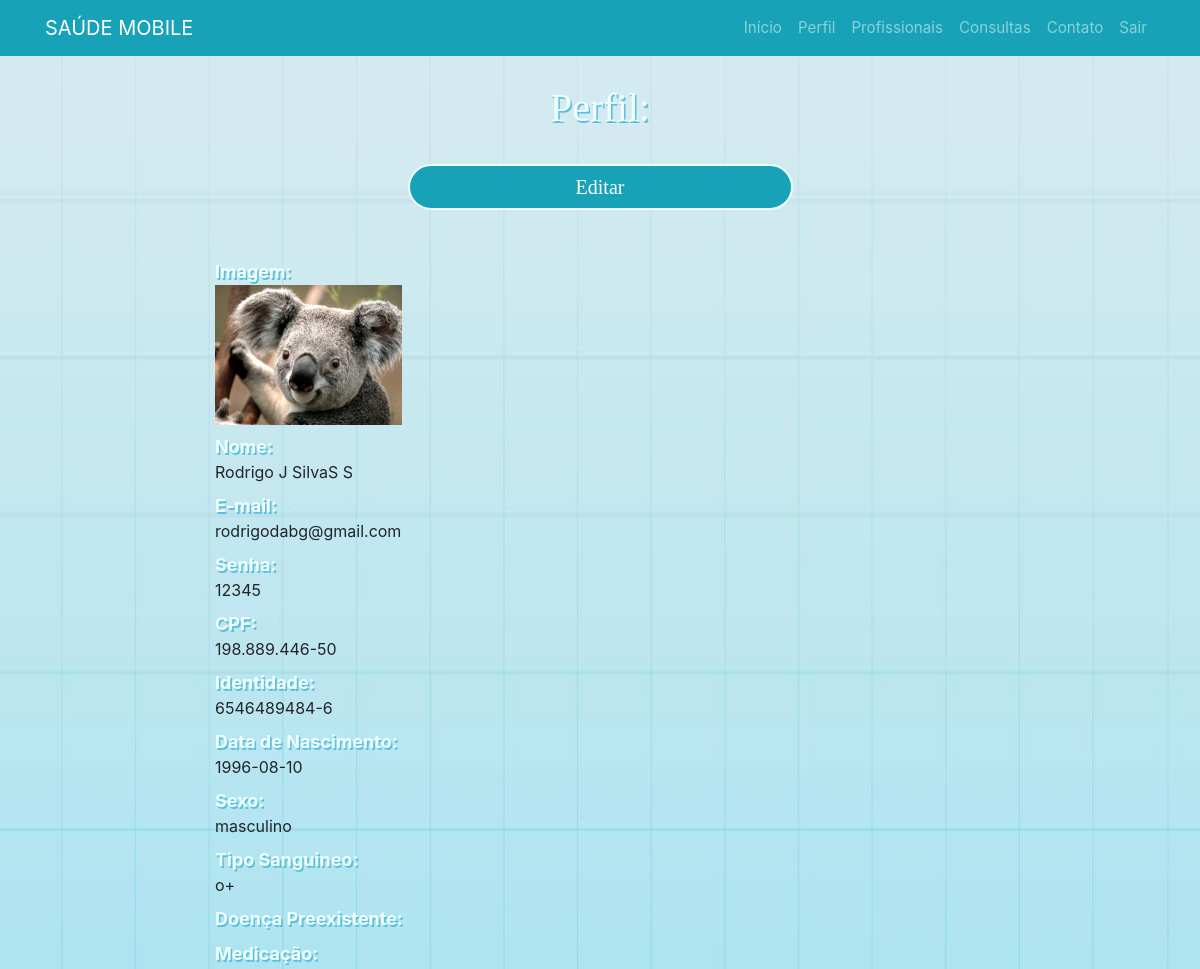
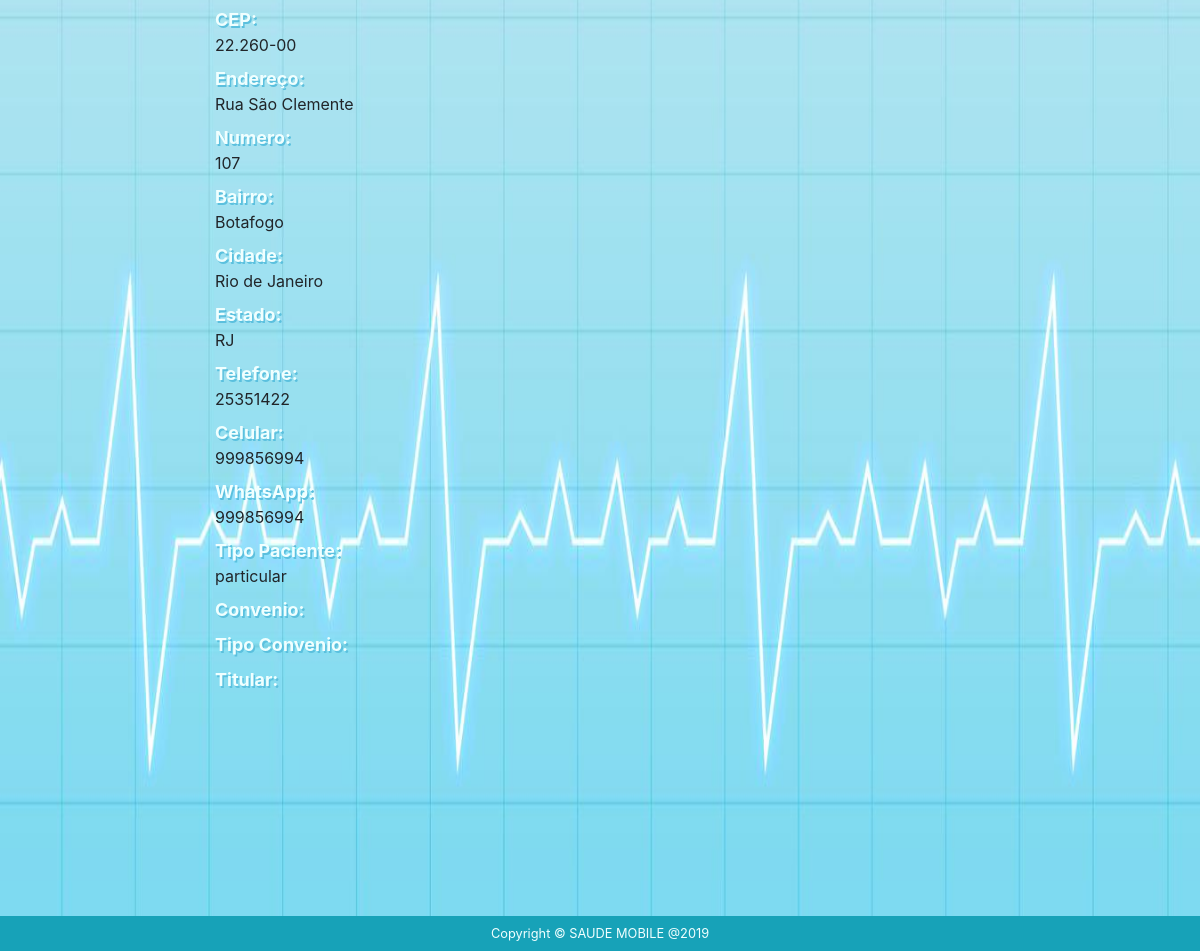
Page /usuario/visualizar-cliente.php (signed in) on the committed database (2 pictures, top to bottom).
### tables this page shows
CREATE TABLE `cliente` (
  `codcliente` int(8) NOT NULL,
  `nome` varchar(100) NOT NULL,
  `email` varchar(100) NOT NULL,
  `senha` varchar(10) NOT NULL,
  `cpf` varchar(15) NOT NULL,
  `identidade` varchar(15) NOT NULL,
  `datadenascimento` date NOT NULL,
  `sexo` varchar(10) NOT NULL,
  `tiposanguineo` varchar(5) NOT NULL,
  `doencapreexistente` varchar(150) DEFAULT NULL,
  `medicacao` varchar(100) DEFAULT NULL,
  `cep` varchar(9) NOT NULL,
  `endereco` varchar(100) NOT NULL,
  `numero` varchar(5) NOT NULL,
  `bairro` varchar(20) NOT NULL,
  `cidade` varchar(20) NOT NULL,
  `estado` varchar(20) NOT NULL,
  `telefone` varchar(13) NOT NULL,
  `celular` varchar(13) DEFAULT NULL,
  `whatsapp` varchar(13) DEFAULT NULL,
  `tipopaciente` varchar(40) NOT NULL,
  `convenio` varchar(40) DEFAULT NULL,
  `tipoconvenio` varchar(40) DEFAULT NULL,
  `titular` varchar(100) DEFAULT NULL,
  `imagem` varchar(250) NOT NULL
);

### usuario/visualizar-cliente.php (the view, shortened to what this page needs)
<?php
	include_once("conexao.php");
	$codcliente = $_SESSION['cliente'];
	$result_cliente= "SELECT * FROM cliente WHERE codcliente = '$codcliente' LIMIT 1";
	$resultado_cliente = mysqli_query($conexao, $result_cliente);
	$row_cliente = mysqli_fetch_assoc($resultado_cliente);
?>
<?php include "header.php" ?>
<body>
<div class="container-fluid perfilcliente">
	<div class="row">
		<div class="col-sm-2"></div>
		<div class="col-sm-8">
			<div class="content-box-large">
				<div class="panel-heading">
					<div class="panel-title">
						<h3>Perfil:</h3>
					</div>
					<div class="panel-options">
						<a href="editar-cliente.php?codcliente=<?php echo $row_cliente['codcliente']; ?>">
						<button type="button" class="btn btn-info">Editar</button>
						</a>
					</div>
					<dl class="dl-horizontal">
						<br><br>
						<dt>Imagem: </dt>
						<dd><?php echo "<td><img src='../fotoscliente/".$row_cliente['imagem']."' height='140'/>";?></dd>
						<dt>Nome: </dt>
						<dd><?php echo $row_cliente['nome']; ?></dd>
						<dt>E-mail: </dt>
						<dd><?php echo $row_cliente['email']; ?></dd>
						<dt>Senha: </dt>
						<dd><?php echo $row_cliente['senha']; ?></dd>
						<dt>CPF: </dt>
						<dd><?php echo $row_cliente['cpf']; ?></dd>
						<dt>Identidade: </dt>
						<dd><?php echo $row_cliente['identidade']; ?></dd>
						<dt>Data de Nascimento: </dt>
						<dd><?php echo $row_cliente['datadenascimento']; ?></dd>
						<dt>Sexo: </dt>
						<dd><?php echo $row_cliente['sexo']; ?></dd>
						<dt>Tipo Sanguineo: </dt>
						<dd><?php echo $row_cliente['tiposanguineo']; ?></dd>
						<dt>Doença Preexistente: </dt>
						<dt>Medicação: </dt>
						<dt>CEP: </dt>
						<dd><?php echo $row_cliente['cep']; ?></dd>
						<dt>Endereço: </dt>
						<dd><?php echo $row_cliente['endereco']; ?></dd>
						<dt>Numero: </dt>
						<dd><?php echo $row_cliente['numero']; ?></dd>
						<dt>Bairro: </dt>
						<dd><?php echo $row_cliente['bairro']; ?></dd>
						<dt>Cidade: </dt>
						<dd><?php echo $row_cliente['cidade']; ?></dd>
						<dt>Estado: </dt>
						<dd><?php echo $row_cliente['estado']; ?></dd>
						<dt>Telefone: </dt>
						<dd><?php echo $row_cliente['telefone']; ?></dd>
						<dt>Celular: </dt>
						<dd><?php echo $row_cliente['celular']; ?></dd>
						<dt>WhatsApp: </dt>
						<dd><?php echo $row_cliente['whatsapp']; ?></dd>
						<dt>Tipo Paciente: </dt>
						<dd><?php echo $row_cliente['tipopaciente']; ?></dd>
						<dt>Convenio: </dt>
						<dt>Tipo Convenio: </dt>
						<dt>Titular: </dt>
					</dl>
				</div>
			</div>
		</div>
		<div class="col-sm-2"></div>
	</div>
</body>
<?php include "../footer.php" ?>

### css/index.css (style rules this page uses)
.col-sm-8, .col-sm-6, .col-sm-3, .col-sm-2 { padding-top: 1.5vh; align-items: center; }
.container-fluid { padding-top: 12vh; width: 100vw; height: 100vh; background-image: url("../img/fundo.jpg"); background-size: 100% 100%; }
.container-fluid.perfilcliente { padding-top: 1vh; width: 100vw; height: 240vh; background-image: url("../img/fundo.jpg"); background-size: 100% 100%; }
.container-fluid h3 { padding-top: 8vh; padding-bottom: 3vh; text-align: center; font-size: 5vh; color: azure; text-shadow: 0.2vh 0.2vh #5bc0de; font-family: 'Crete Round', serif !important; }
.dl-horizontal { align-items: center; display: block; margin-left: auto; margin-right: auto; }
.btn.btn-info { display: block; margin-left: auto; margin-right: auto; width: 50%; height: 100%; border: 0.3vh solid azure; border-radius: 5vh; font-size: 2.5vh; font-family: 'Crete Round', serif !important; }
a { font-size: 95%; }
dt { color: azure; font-size: 2.25vh; text-shadow: 0.2vh 0.2vh #5bc0de; }

### rows in the picture
cliente: imagem (picture), nome "Rodrigo J SilvaS S", email "rodrigodabg@gmail.com", senha "12345", cpf "198.889.446-50", identidade "6546489484-6", datadenascimento "1996-08-10", sexo "masculino", tiposanguineo "o+", cep "22.260-00", endereco "Rua São Clemente", numero "107", bairro "Botafogo", cidade "Rio de Janeiro", estado "RJ", telefone "25351422", celular "999856994", whatsapp "999856994", tipopaciente "particular"
